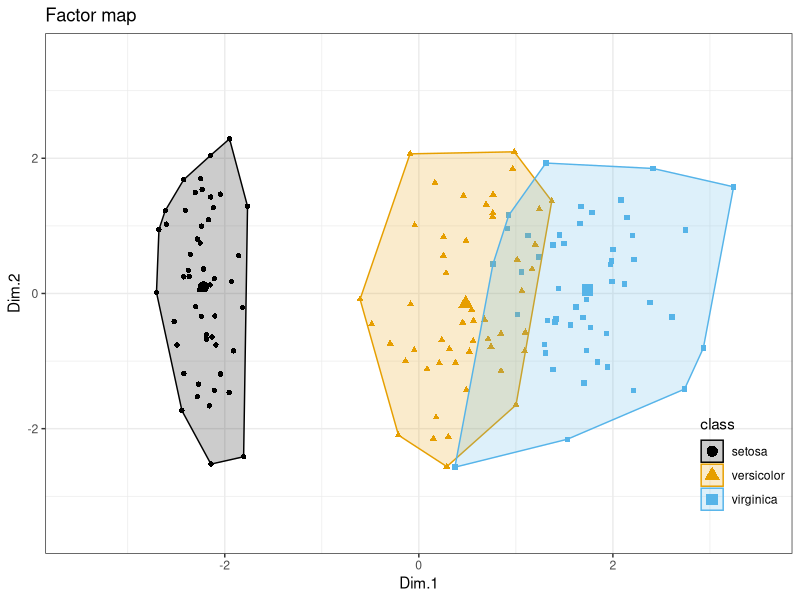

This figure's R source:
library(tidyverse)
library(grDevices)
library(caret)
library(FactoMineR)


##########################
# modify iris data.frame #
##########################
modified_iris = function(){
  data(iris)
  df_data <- iris[,1:4] %>%
    as.data.frame()

  colnames_permutated <- colnames(df_data)
  for (i in seq(length(colnames_permutated))){
    colnames_permutated[i] <- sprintf("%s_permuted", colnames_permutated[i])
  }

  df_data_permutated <- apply(df_data, 2, function(x) jitter(sample(x))) %>%
    as.data.frame()

  colnames(df_data_permutated) <- colnames_permutated

  df_data <- df_data %>%
    dplyr::mutate(idx = seq(1,nrow(df_data),1))

  df_data_permutated <- df_data_permutated %>%
    dplyr::mutate(idx = seq(1,nrow(df_data),1))

  df_data <- df_data %>%
    dplyr::full_join(df_data_permutated, by="idx") %>%
    dplyr::select(-c("idx"))

  return(df_data)
}

data(iris)

#################
# main function #
#################
plot_iris_pca = function(){
  # set seed
  seed <- 42
  set.seed(seed)

  # define data.frame
  classes <- iris[,5]
  label <- labels(classes)
  df_data <- modified_iris()

  # perform pca pre-processing (sclae data)
  nFeatures <- ncol(df_data)
  PreProcessor <- caret::preProcess(x=df_data, method=c("center", "scale"), pcaComp = nFeatures)
  df_scaled <- predict(PreProcessor, df_data)

  # perform pca
  rslt_pca <- df_scaled %>%
    FactoMineR::PCA(ncp = nFeatures, scale.unit = FALSE, graph = FALSE)
  lst_pred <- predict(rslt_pca, df_scaled)

  df_components <- lst_pred$coord %>%
    as.data.frame()

  rslt_pca$eig %>%
    as.data.frame() %>%
    print()

  # create convex hull
  df_hull <- df_components %>%
    dplyr::select(c("Dim.1", "Dim.2")) %>%
    dplyr::mutate(class = classes) %>%
    dplyr::group_by(class) %>%
    dplyr::slice(grDevices::chull(x = Dim.1, y = Dim.2))

  # calculate means
  df_mean <- df_components %>%
    dplyr::select(c("Dim.1", "Dim.2")) %>%
    dplyr::mutate(class = classes) %>%
    dplyr::group_by(class) %>%
    dplyr::summarise(Dim.1 = mean(Dim.1),
                     Dim.2 = mean(Dim.2))


  # create compound plot
  iris_hull_plot <- df_components %>%
    dplyr::select(c("Dim.1", "Dim.2")) %>%
    dplyr::mutate(class = classes) %>%
    ggplot2::ggplot() +
    ggplot2::geom_point(mapping = aes(x=Dim.1, y=Dim.2, color = class, shape = class)) +
    geom_point(data = df_mean, mapping = aes(x=Dim.1, y=Dim.2, color = class, shape = class), size = 3.5) +
    ggplot2::geom_polygon(data = df_hull, mapping = aes(x=Dim.1, y=Dim.2, color = class, fill = class), alpha = 0.2) +
    ggplot2::theme_bw() +
    ggthemes::scale_color_colorblind() +
    ggthemes::scale_fill_colorblind() +
    ggplot2::labs(title = "Factor map") +
    ggplot2::theme(legend.position = c(1.0,.28),
                   legend.justification=c(1,1),
                   legend.key = element_rect(colour = NA, fill = "transparent"),
                   legend.box.background = element_rect(color=NA, fill="transparent"),
                   legend.background = element_rect(colour = NA, fill = "transparent")
                   ) +
    ggplot2::coord_cartesian(xlim =c(-3.5, 3.5), ylim = c(-3.5, 3.5))

  return(iris_hull_plot)
}

plot_iris_pca()
